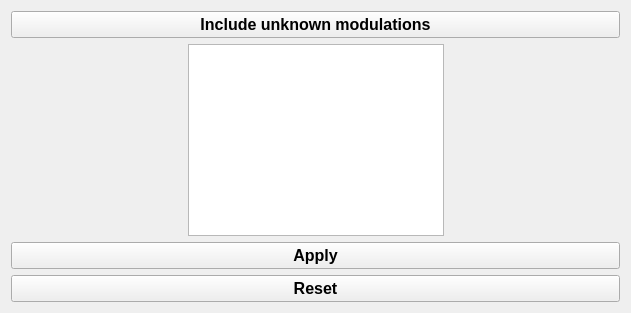
           <widget class="QWidget" name="tab_6">
            <attribute name="title">
             <string>Mode</string>
            </attribute>
            <layout class="QGridLayout" name="gridLayout_13">
             <item row="1" column="0">
              <spacer name="horizontalSpacer">
               <property name="orientation">
                <enum>Qt::Horizontal</enum>
               </property>
               <property name="sizeHint" stdset="0">
                <size>
                 <width>171</width>
                 <height>20</height>
                </size>
               </property>
              </spacer>
             </item>
             <item row="1" column="1">
              <widget class="QTreeWidget" name="mode_tree_widget">
               <property name="font">
                <font>
                 <pointsize>12</pointsize>
                 <weight>75</weight>
                 <bold>true</bold>
                </font>
               </property>
               <property name="editTriggers">
                <set>QAbstractItemView::NoEditTriggers</set>
               </property>
               <property name="selectionMode">
                <enum>QAbstractItemView::MultiSelection</enum>
               </property>
               <property name="selectionBehavior">
                <enum>QAbstractItemView::SelectItems</enum>
               </property>
               <property name="animated">
                <bool>true</bool>
               </property>
               <property name="headerHidden">
                <bool>true</bool>
               </property>
               <property name="columnCount">
                <number>1</number>
               </property>
               <column>
                <property name="text">
                 <string notr="true">1</string>
                </property>
               </column>
              </widget>
             </item>
             <item row="1" column="2">
              <spacer name="horizontalSpacer_2">
               <property name="orientation">
                <enum>Qt::Horizontal</enum>
               </property>
               <property name="sizeHint" stdset="0">
                <size>
                 <width>170</width>
                 <height>20</height>
                </size>
               </property>
              </spacer>
             </item>
             <item row="2" column="0" colspan="3">
              <widget class="DoubleTextButton" name="apply_remove_mode_filter_btn">
               <property name="font">
                <font>
                 <pointsize>12</pointsize>
                 <weight>75</weight>
                 <bold>true</bold>
                </font>
               </property>
               <property name="text">
                <string>Apply</string>
               </property>
               <property name="checkable">
                <bool>true</bool>
               </property>
              </widget>
             </item>
             <item row="3" column="0" colspan="3">
              <widget class="QPushButton" name="reset_mode_filters_btn">
               <property name="font">
                <font>
                 <pointsize>12</pointsize>
                 <weight>75</weight>
                 <bold>true</bold>
                </font>
               </property>
               <property name="text">
                <string>Reset</string>
               </property>
              </widget>
             </item>
             <item row="0" column="0" colspan="3">
              <widget class="QPushButton" name="include_unknown_modes_btn">
               <property name="font">
                <font>
                 <pointsize>12</pointsize>
                 <weight>75</weight>
                 <bold>true</bold>
                </font>
               </property>
               <property name="text">
                <string>Include unknown modulations</string>
               </property>
               <property name="checkable">
                <bool>true</bool>
               </property>
              </widget>
             </item>
            </layout>
           </widget>
